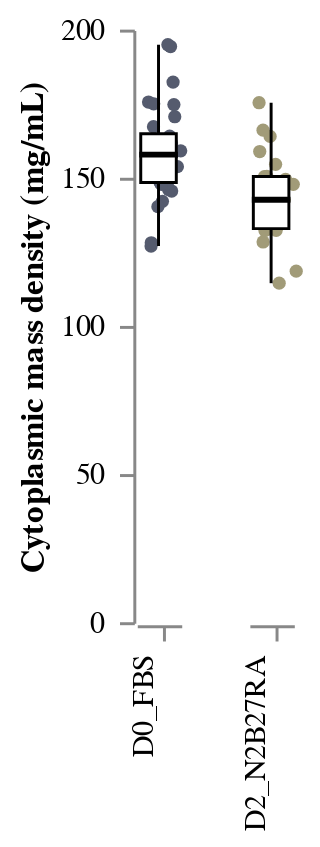

The notebook cell saved with this chart:
### Code cell
STRIPBOX_CytopMassDensity = stripbox(
    data = df_all, 
    x = "Condition", 
    y = "Mass_density_cytop_mgml",
    y_title = "Cytoplasmic mass density (mg/mL)",
    colour = "Condition"
)
STRIPBOX_CytopMassDensity

### Figure 1 — Vega-Lite specification as saved in the notebook (floating-point values rounded to 4 significant figures)
{"config": {"view": {"continuousWidth": 400, "continuousHeight": 300, "stroke": "transparent", "strokeWidth": 0.5}, "axis": {"grid": true, "labelPadding": 5, "ticks": true}, "facet": {"spacing": 18}, "header": {"labelOrient": "bottom", "title": null}}, "data": {"name": "data-273aaa2bcab712fc44f9fe5de064da6b"}, "facet": {"column": {"type": "nominal", "field": "Condition", "header": {"labelAlign": "right", "labelAngle": -90, "labelOrient": "bottom", "labelPadding": 5, "titleOrient": "top"}}}, "spec": {"layer": [{"mark": {"type": "circle", "opacity": 1, "size": 20}, "encoding": {"color": {"type": "nominal", "field": "Condition", "legend": null, "scale": {"scheme": "cividis"}}, "x": {"type": "quantitative", "axis": {"grid": false, "labels": false, "ticks": true, "values": [0]}, "field": "jitter", "title": null}, "y": {"type": "quantitative", "axis": {"grid": false, "labels": true, "ticks": true}, "field": "Mass_density_cytop_mgml", "title": "Cytoplasmic mass density (mg/mL)"}}, "height": 200, "transform": [{"calculate": "(sqrt(-2 * log(random() / 2)) * cos(2 * PI * random() / 2))", "as": "jitter"}], "width": 15}, {"mark": {"type": "boxplot", "extent": "min-max", "size": 12}, "encoding": {"color": {"value": "white"}, "opacity": {"value": 1}, "stroke": {"value": "black"}, "y": {"type": "quantitative", "field": "Mass_density_cytop_mgml", "title": "Cytoplasmic mass density (mg/mL)"}}, "height": 200, "width": 30}]}, "$schema": "https://vega.github.io/schema/vega-lite/v4.8.1.json", "datasets": {"data-273aaa2bcab712fc44f9fe5de064da6b": [{"Unnamed: 0": 0, "Cell_ID": "Tomogram_sample001", "RI_average": 13670.0, "Condition": "D0_FBS", "Dataset": 20220714, "Mass_density_cytop_mgml": 158.9, "RI_average_DNA": 13780.0, "Mass_density_DNA_mgml": 216.2, "DNA_cytop_Density_Ratio": 1.361, " _x": 1.0, "Label_x": 65540.0, "Volume": 2202.0, "SurfaceArea": 841.2, "Sphericity": 0.921, " _y": 1.0, "Label_y": "Binary:DUP_Raws", "Value": 1.0, "Average": 13620.0, "StandardDeviation": 87.31, "Minimum": 13340.0, "Maximum": 14310.0, "IntegratedDensity": 8723000000.0, "Channel": 1.0, "Frame": 1.0, "Unnamed: 0.1": null, "Cell mass density (mg/ml)": 133.6, "Dry_mass": 294.2}, {"Unnamed: 0": 1, "Cell_ID": "Tomogram_sample005", "RI_average": 13650.0, "Condition": "D0_FBS", "Dataset": 20220714, "Mass_density_cytop_mgml": 145.5, "RI_average_DNA": 13750.0, "Mass_density_DNA_mgml": 201.8, "DNA_cytop_Density_Ratio": 1.387, " _x": 1.0, "Label_x": 65540.0, "Volume": 2038.0, "SurfaceArea": 787.0, "Sphericity": 0.964, " _y": 1.0, "Label_y": "Binary:DUP_Raws", "Value": 1.0, "Average": 13620.0, "StandardDeviation": 86.65, "Minimum": 13330.0, "Maximum": 14130.0, "IntegratedDensity": 8070000000.0, "Channel": 1.0, "Frame": 1.0, "Unnamed: 0.1": null, "Cell mass density (mg/ml)": 129.8, "Dry_mass": 264.6}, {"Unnamed: 0": 3, "Cell_ID": "Tomogram_sample007", "RI_average": 13670.0, "Condition": "D0_FBS", "Dataset": 20220714, "Mass_density_cytop_mgml": 156.3, "RI_average_DNA": 13820.0, "Mass_density_DNA_mgml": 237.2, "DNA_cytop_Density_Ratio": 1.517, " _x": 1.0, "Label_x": 65540.0, "Volume": 2187.0, "SurfaceArea": 821.6, "Sphericity": 0.976, " _y": 1.0, "Label_y": "Binary:DUP_Raws", "Value": 1.0, "Average": 13620.0, "StandardDeviation": 88.64, "Minimum": 13340.0, "Maximum": 14060.0, "IntegratedDensity": 8665000000.0, "Channel": 1.0, "Frame": 1.0, "Unnamed: 0.1": null, "Cell mass density (mg/ml)": 132.6, "Dry_mass": 290.1}, {"Unnamed: 0": 4, "Cell_ID": "Tomogram_sample008", "RI_average": 13690.0, "Condition": "D0_FBS", "Dataset": 20220714, "Mass_density_cytop_mgml": 167.2, "RI_average_DNA": 13820.0, "Mass_density_DNA_mgml": 235.3, "DNA_cytop_Density_Ratio": 1.407, " _x": 1.0, "Label_x": 65540.0, "Volume": 2042.0, "SurfaceArea": 792.6, "Sphericity": 0.947, " _y": 1.0, "Label_y": "Binary:DUP_Raws", "Value": 1.0, "Average": 13650.0, "StandardDeviation": 104.3, "Minimum": 13360.0, "Maximum": 14610.0, "IntegratedDensity": 8106000000.0, "Channel": 1.0, "Frame": 1.0, "Unnamed: 0.1": null, "Cell mass density (mg/ml)": 147.7, "Dry_mass": 301.6}, {"Unnamed: 0": 5, "Cell_ID": "Tomogram_sample009", "RI_average": 13670.0, "Condition": "D0_FBS", "Dataset": 20220714, "Mass_density_cytop_mgml": 159.1, "RI_average_DNA": 13770.0, "Mass_density_DNA_mgml": 210.0, "DNA_cytop_Density_Ratio": 1.32, " _x": 1.0, "Label_x": 65540.0, "Volume": 2054.0, "SurfaceArea": 810.0, "Sphericity": 0.898, " _y": 1.0, "Label_y": "Binary:DUP_Raws", "Value": 1.0, "Average": 13630.0, "StandardDeviation": 81.57, "Minimum": 13350.0, "Maximum": 14370.0, "IntegratedDensity": 8142000000.0, "Channel": 1.0, "Frame": 1.0, "Unnamed: 0.1": null, "Cell mass density (mg/ml)": 137.0, "Dry_mass": 281.3}, {"Unnamed: 0": 7, "Cell_ID": "Tomogram_sample011", "RI_average": 13670.0, "Condition": "D0_FBS", "Dataset": 20220714, "Mass_density_cytop_mgml": 156.3, "RI_average_DNA": 13770.0, "Mass_density_DNA_mgml": 208.0, "DNA_cytop_Density_Ratio": 1.331, " _x": 1.0, "Label_x": 65540.0, "Volume": 2167.0, "SurfaceArea": 918.0, "Sphericity": 0.687, " _y": 1.0, "Label_y": "Binary:DUP_Raws", "Value": 1.0, "Average": 13620.0, "StandardDeviation": 69.9, "Minimum": 13340.0, "Maximum": 14100.0, "IntegratedDensity": 8586000000.0, "Channel": 1.0, "Frame": 1.0, "Unnamed: 0.1": null, "Cell mass density (mg/ml)": 133.1, "Dry_mass": 288.4}, {"Unnamed: 0": 12, "Cell_ID": "Tomogram_sample016", "RI_average": 13610.0, "Condition": "D0_FBS", "Dataset": 20220714, "Mass_density_cytop_mgml": 127.0, "RI_average_DNA": 13740.0, "Mass_density_DNA_mgml": 196.6, "DNA_cytop_Density_Ratio": 1.549, " _x": 1.0, "Label_x": 65540.0, "Volume": 2210.0, "SurfaceArea": 827.0, "Sphericity": 0.976, " _y": 1.0, "Label_y": "Binary:DUP_Raws", "Value": 1.0, "Average": 13600.0, "StandardDeviation": 73.65, "Minimum": 13330.0, "Maximum": 14340.0, "IntegratedDensity": 8740000000.0, "Channel": 1.0, "Frame": 1.0, "Unnamed: 0.1": null, "Cell mass density (mg/ml)": 120.8, "Dry_mass": 266.9}, {"Unnamed: 0": 16, "Cell_ID": "Tomogram_sample023", "RI_average": 13650.0, "Condition": "D0_FBS", "Dataset": 20220714, "Mass_density_cytop_mgml": 146.0, "RI_average_DNA": 13770.0, "Mass_density_DNA_mgml": 212.5, "DNA_cytop_Density_Ratio": 1.456, " _x": 1.0, "Label_x": 65540.0, "Volume": 2200.0, "SurfaceArea": 848.2, "Sphericity": 0.897, " _y": 1.0, "Label_y": "Binary:DUP_Raws", "Value": 1.0, "Average": 13610.0, "StandardDeviation": 81.28, "Minimum": 13290.0, "Maximum": 14400.0, "IntegratedDensity": 8708000000.0, "Channel": 1.0, "Frame": 1.0, "Unnamed: 0.1": null, "Cell mass density (mg/ml)": 126.5, "Dry_mass": 278.3}, {"Unnamed: 0": 23, "Cell_ID": "Tomogram_sample009", "RI_average": 13680.0, "Condition": "D2_N2B27RA", "Dataset": 20220714, "Mass_density_cytop_mgml": 164.0, "RI_average_DNA": 13820.0, "Mass_density_DNA_mgml": 238.7, "DNA_cytop_Density_Ratio": 1.456, " _x": 1.0, "Label_x": 65540.0, "Volume": 2142.0, "SurfaceArea": 803.9, "Sphericity": 0.999, " _y": 1.0, "Label_y": "Binary:DUP_Raws", "Value": 1.0, "Average": 13640.0, "StandardDeviation": 88.46, "Minimum": 13350.0, "Maximum": 14230.0, "IntegratedDensity": 8499000000.0, "Channel": 1.0, "Frame": 1.0, "Unnamed: 0.1": null, "Cell mass density (mg/ml)": 143.1, "Dry_mass": 306.6}, {"Unnamed: 0": 27, "Cell_ID": "Tomogram_sample013", "RI_average": 13650.0, "Condition": "D2_N2B27RA", "Dataset": 20220714, "Mass_density_cytop_mgml": 149.5, "RI_average_DNA": 13800.0, "Mass_density_DNA_mgml": 227.6, "DNA_cytop_Density_Ratio": 1.523, " _x": 1.0, "Label_x": 65540.0, "Volume": 2461.0, "SurfaceArea": 998.4, "Sphericity": 0.688, " _y": 1.0, "Label_y": "Binary:DUP_Raws", "Value": 1.0, "Average": 13600.0, "StandardDeviation": 83.28, "Minimum": 13340.0, "Maximum": 14030.0, "IntegratedDensity": 9732000000.0, "Channel": 1.0, "Frame": 1.0, "Unnamed: 0.1": null, "Cell mass density (mg/ml)": 120.8, "Dry_mass": 297.3}, {"Unnamed: 0": 28, "Cell_ID": "Tomogram_sample014", "RI_average": 13660.0, "Condition": "D2_N2B27RA", "Dataset": 20220714, "Mass_density_cytop_mgml": 154.5, "RI_average_DNA": 13790.0, "Mass_density_DNA_mgml": 220.9, "DNA_cytop_Density_Ratio": 1.429, " _x": 1.0, "Label_x": 65540.0, "Volume": 2112.0, "SurfaceArea": 826.4, "Sphericity": 0.894, " _y": 1.0, "Label_y": "Binary:DUP_Raws", "Value": 1.0, "Average": 13620.0, "StandardDeviation": 85.06, "Minimum": 13350.0, "Maximum": 14120.0, "IntegratedDensity": 8365000000.0, "Channel": 1.0, "Frame": 1.0, "Unnamed: 0.1": null, "Cell mass density (mg/ml)": 131.6, "Dry_mass": 277.9}, {"Unnamed: 0": 37, "Cell_ID": "Tomogram_sample002", "RI_average": 13670.0, "Condition": "D0_FBS", "Dataset": 20220801, "Mass_density_cytop_mgml": 160.1, "RI_average_DNA": 13800.0, "Mass_density_DNA_mgml": 228.4, "DNA_cytop_Density_Ratio": 1.427, " _x": 1.0, "Label_x": 65540.0, "Volume": 2075.0, "SurfaceArea": 799.4, "Sphericity": 0.953, " _y": 1.0, "Label_y": "Binary:DUP_Raws", "Value": 1.0, "Average": 13630.0, "StandardDeviation": 87.3, "Minimum": 13350.0, "Maximum": 14520.0, "IntegratedDensity": 8227000000.0, "Channel": 1.0, "Frame": 1.0, "Unnamed: 0.1": null, "Cell mass density (mg/ml)": 138.4, "Dry_mass": 287.2}, {"Unnamed: 0": 38, "Cell_ID": "Tomogram_sample003", "RI_average": 13670.0, "Condition": "D0_FBS", "Dataset": 20220801, "Mass_density_cytop_mgml": 158.3, "RI_average_DNA": 13800.0, "Mass_density_DNA_mgml": 224.2, "DNA_cytop_Density_Ratio": 1.417, " _x": 1.0, "Label_x": 65540.0, "Volume": 2077.0, "SurfaceArea": 865.1, "Sphericity": 0.754, " _y": 1.0, "Label_y": "Binary:DUP_Raws", "Value": 1.0, "Average": 13630.0, "StandardDeviation": 84.09, "Minimum": 13290.0, "Maximum": 14660.0, "IntegratedDensity": 8233000000.0, "Channel": 1.0, "Frame": 1.0, "Unnamed: 0.1": null, "Cell mass density (mg/ml)": 135.3, "Dry_mass": 281.1}, {"Unnamed: 0": 43, "Cell_ID": "Tomogram_sample008", "RI_average": 13640.0, "Condition": "D0_FBS", "Dataset": 20220801, "Mass_density_cytop_mgml": 142.0, "RI_average_DNA": 13760.0, "Mass_density_DNA_mgml": 205.8, "DNA_cytop_Density_Ratio": 1.449, " _x": 1.0, "Label_x": 65540.0, "Volume": 2132.0, "SurfaceArea": 985.0, "Sphericity": 0.538, " _y": 1.0, "Label_y": "Binary:DUP_Raws", "Value": 1.0, "Average": 13600.0, "StandardDeviation": 75.36, "Minimum": 13320.0, "Maximum": 14260.0, "IntegratedDensity": 8434000000.0, "Channel": 1.0, "Frame": 1.0, "Unnamed: 0.1": null, "Cell mass density (mg/ml)": 120.6, "Dry_mass": 257.2}, {"Unnamed: 0": 44, "Cell_ID": "Tomogram_sample009", "RI_average": 13700.0, "Condition": "D0_FBS", "Dataset": 20220801, "Mass_density_cytop_mgml": 175.6, "RI_average_DNA": 13840.0, "Mass_density_DNA_mgml": 248.9, "DNA_cytop_Density_Ratio": 1.418, " _x": 1.0, "Label_x": 65540.0, "Volume": 2447.0, "SurfaceArea": 889.7, "Sphericity": 0.961, " _y": 1.0, "Label_y": "Binary:DUP_Raws", "Value": 1.0, "Average": 13660.0, "StandardDeviation": 106.5, "Minimum": 13350.0, "Maximum": 14540.0, "IntegratedDensity": 9717000000.0, "Channel": 1.0, "Frame": 1.0, "Unnamed: 0.1": null, "Cell mass density (mg/ml)": 150.5, "Dry_mass": 368.3}, {"Unnamed: 0": 45, "Cell_ID": "Tomogram_sample010", "RI_average": 13670.0, "Condition": "D0_FBS", "Dataset": 20220801, "Mass_density_cytop_mgml": 157.4, "RI_average_DNA": 13810.0, "Mass_density_DNA_mgml": 233.1, "DNA_cytop_Density_Ratio": 1.481, " _x": 1.0, "Label_x": 65540.0, "Volume": 2215.0, "SurfaceArea": 859.8, "Sphericity": 0.873, " _y": 1.0, "Label_y": "Binary:DUP_Raws", "Value": 1.0, "Average": 13640.0, "StandardDeviation": 82.39, "Minimum": 13350.0, "Maximum": 14200.0, "IntegratedDensity": 8788000000.0, "Channel": 1.0, "Frame": 1.0, "Unnamed: 0.1": null, "Cell mass density (mg/ml)": 142.7, "Dry_mass": 316.1}, {"Unnamed: 0": 47, "Cell_ID": "Tomogram_sample012", "RI_average": 13680.0, "Condition": "D0_FBS", "Dataset": 20220801, "Mass_density_cytop_mgml": 161.3, "RI_average_DNA": 13800.0, "Mass_density_DNA_mgml": 226.5, "DNA_cytop_Density_Ratio": 1.404, " _x": 1.0, "Label_x": 65540.0, "Volume": 2305.0, "SurfaceArea": 949.6, "Sphericity": 0.702, " _y": 1.0, "Label_y": "Binary:DUP_Raws", "Value": 1.0, "Average": 13630.0, "StandardDeviation": 84.18, "Minimum": 13350.0, "Maximum": 14230.0, "IntegratedDensity": 9134000000.0, "Channel": 1.0, "Frame": 1.0, "Unnamed: 0.1": null, "Cell mass density (mg/ml)": 134.7, "Dry_mass": 310.5}, {"Unnamed: 0": 50, "Cell_ID": "Tomogram_sample015", "RI_average": 13700.0, "Condition": "D0_FBS", "Dataset": 20220801, "Mass_density_cytop_mgml": 174.7, "RI_average_DNA": 13840.0, "Mass_density_DNA_mgml": 247.5, "DNA_cytop_Density_Ratio": 1.417, " _x": 1.0, "Label_x": 65540.0, "Volume": 2442.0, "SurfaceArea": 889.0, "Sphericity": 0.96, " _y": 1.0, "Label_y": "Binary:DUP_Raws", "Value": 1.0, "Average": 13670.0, "StandardDeviation": 86.0, "Minimum": 13340.0, "Maximum": 14350.0, "IntegratedDensity": 9706000000.0, "Channel": 1.0, "Frame": 1.0, "Unnamed: 0.1": null, "Cell mass density (mg/ml)": 155.8, "Dry_mass": 380.4}, {"Unnamed: 0": 51, "Cell_ID": "Tomogram_sample017", "RI_average": 13680.0, "Condition": "D0_FBS", "Dataset": 20220801, "Mass_density_cytop_mgml": 164.0, "RI_average_DNA": null, "Mass_density_DNA_mgml": null, "DNA_cytop_Density_Ratio": null, " _x": 1.0, "Label_x": 65540.0, "Volume": 2016.0, "SurfaceArea": 786.4, "Sphericity": 0.945, " _y": 1.0, "Label_y": "Binary:DUP_Raws", "Value": 1.0, "Average": 13640.0, "StandardDeviation": 84.78, "Minimum": 13340.0, "Maximum": 14320.0, "IntegratedDensity": 7993000000.0, "Channel": 1.0, "Frame": 1.0, "Unnamed: 0.1": null, "Cell mass density (mg/ml)": 139.9, "Dry_mass": 282.1}, {"Unnamed: 0": 52, "Cell_ID": "Tomogram_sample018", "RI_average": 13680.0, "Condition": "D0_FBS", "Dataset": 20220801, "Mass_density_cytop_mgml": 161.7, "RI_average_DNA": 13800.0, "Mass_density_DNA_mgml": 227.5, "DNA_cytop_Density_Ratio": 1.407, " _x": 1.0, "Label_x": 65540.0, "Volume": 2431.0, "SurfaceArea": 885.4, "Sphericity": 0.963, " _y": 1.0, "Label_y": "Binary:DUP_Raws", "Value": 1.0, "Average": 13630.0, "StandardDeviation": 83.5, "Minimum": 13340.0, "Maximum": 14130.0, "IntegratedDensity": 9636000000.0, "Channel": 1.0, "Frame": 1.0, "Unnamed: 0.1": null, "Cell mass density (mg/ml)": 136.0, "Dry_mass": 330.6}, {"Unnamed: 0": 54, "Cell_ID": "Tomogram_sample020", "RI_average": 13740.0, "Condition": "D0_FBS", "Dataset": 20220801, "Mass_density_cytop_mgml": 194.3, "RI_average_DNA": 13890.0, "Mass_density_DNA_mgml": 273.5, "DNA_cytop_Density_Ratio": 1.407, " _x": 1.0, "Label_x": 65540.0, "Volume": 2499.0, "SurfaceArea": 921.5, "Sphericity": 0.903, " _y": 1.0, "Label_y": "Binary:DUP_Raws", "Value": 1.0, "Average": 13670.0, "StandardDeviation": 106.9, "Minimum": 13340.0, "Maximum": 14120.0, "IntegratedDensity": 9937000000.0, "Channel": 1.0, "Frame": 1.0, "Unnamed: 0.1": null, "Cell mass density (mg/ml)": 158.9, "Dry_mass": 397.2}, {"Unnamed: 0": 56, "Cell_ID": "Tomogram_sample022", "RI_average": 13700.0, "Condition": "D0_FBS", "Dataset": 20220801, "Mass_density_cytop_mgml": 175.0, "RI_average_DNA": 13870.0, "Mass_density_DNA_mgml": 260.6, "DNA_cytop_Density_Ratio": 1.489, " _x": 1.0, "Label_x": 65540.0, "Volume": 2122.0, "SurfaceArea": 834.0, "Sphericity": 0.878, " _y": 1.0, "Label_y": "Binary:DUP_Raws", "Value": 1.0, "Average": 13650.0, "StandardDeviation": 106.2, "Minimum": 13350.0, "Maximum": 14370.0, "IntegratedDensity": 8426000000.0, "Channel": 1.0, "Frame": 1.0, "Unnamed: 0.1": null, "Cell mass density (mg/ml)": 148.7, "Dry_mass": 315.5}, {"Unnamed: 0": 71, "Cell_ID": "Tomogram_sample014", "RI_average": 13630.0, "Condition": "D2_N2B27RA", "Dataset": 20220801, "Mass_density_cytop_mgml": 135.9, "RI_average_DNA": 13790.0, "Mass_density_DNA_mgml": 220.5, "DNA_cytop_Density_Ratio": 1.623, " _x": 1.0, "Label_x": 65540.0, "Volume": 2222.0, "SurfaceArea": 828.4, "Sphericity": 0.982, " _y": 1.0, "Label_y": "Binary:DUP_Raws", "Value": 1.0, "Average": 13610.0, "StandardDeviation": 83.95, "Minimum": 13340.0, "Maximum": 13890.0, "IntegratedDensity": 8792000000.0, "Channel": 1.0, "Frame": 1.0, "Unnamed: 0.1": null, "Cell mass density (mg/ml)": 125.6, "Dry_mass": 279.1}, {"Unnamed: 0": 75, "Cell_ID": "Tomogram_sample018", "RI_average": 13650.0, "Condition": "D2_N2B27RA", "Dataset": 20220801, "Mass_density_cytop_mgml": 149.0, "RI_average_DNA": 13810.0, "Mass_density_DNA_mgml": 231.8, "DNA_cytop_Density_Ratio": 1.556, " _x": 1.0, "Label_x": 65540.0, "Volume": 2301.0, "SurfaceArea": 869.3, "Sphericity": 0.912, " _y": 1.0, "Label_y": "Binary:DUP_Raws", "Value": 1.0, "Average": 13610.0, "StandardDeviation": 93.44, "Minimum": 13330.0, "Maximum": 14210.0, "IntegratedDensity": 9107000000.0, "Channel": 1.0, "Frame": 1.0, "Unnamed: 0.1": null, "Cell mass density (mg/ml)": 125.1, "Dry_mass": 287.9}, {"Unnamed: 0": 79, "Cell_ID": "Tomogram_sample023", "RI_average": 13670.0, "Condition": "D2_N2B27RA", "Dataset": 20220801, "Mass_density_cytop_mgml": 158.9, "RI_average_DNA": 13770.0, "Mass_density_DNA_mgml": 210.5, "DNA_cytop_Density_Ratio": 1.325, " _x": 1.0, "Label_x": 65540.0, "Volume": 2307.0, "SurfaceArea": 841.0, "Sphericity": 1.012, " _y": 1.0, "Label_y": "Binary:DUP_Raws", "Value": 1.0, "Average": 13620.0, "StandardDeviation": 99.57, "Minimum": 13330.0, "Maximum": 14060.0, "IntegratedDensity": 9136000000.0, "Channel": 1.0, "Frame": 1.0, "Unnamed: 0.1": null, "Cell mass density (mg/ml)": 131.0, "Dry_mass": 302.1}, {"Unnamed: 0": 81, "Cell_ID": "Tomogram_sample001", "RI_average": 13740.0, "Condition": "D0_FBS", "Dataset": 20221121, "Mass_density_cytop_mgml": 194.9, "RI_average_DNA": null, "Mass_density_DNA_mgml": null, "DNA_cytop_Density_Ratio": null, " _x": 1.0, "Label_x": 65540.0, "Volume": 2015.0, "SurfaceArea": 769.4, "Sphericity": 1.008, " _y": 1.0, "Label_y": "Binary:DUP_Raws", "Value": 1.0, "Average": 13670.0, "StandardDeviation": 107.4, "Minimum": 13340.0, "Maximum": 14240.0, "IntegratedDensity": 8011000000.0, "Channel": 1.0, "Frame": 1.0, "Unnamed: 0.1": null, "Cell mass density (mg/ml)": 158.8, "Dry_mass": 319.9}, {"Unnamed: 0": 82, "Cell_ID": "Tomogram_sample002", "RI_average": 13650.0, "Condition": "D0_FBS", "Dataset": 20221121, "Mass_density_cytop_mgml": 148.3, "RI_average_DNA": null, "Mass_density_DNA_mgml": null, "DNA_cytop_Density_Ratio": null, " _x": 1.0, "Label_x": 65540.0, "Volume": 2486.0, "SurfaceArea": 919.7, "Sphericity": 0.898, " _y": 1.0, "Label_y": "Binary:DUP_Raws", "Value": 1.0, "Average": 13630.0, "StandardDeviation": 89.54, "Minimum": 13310.0, "Maximum": 14350.0, "IntegratedDensity": 9850000000.0, "Channel": 1.0, "Frame": 1.0, "Unnamed: 0.1": null, "Cell mass density (mg/ml)": 134.9, "Dry_mass": 335.2}, {"Unnamed: 0": 83, "Cell_ID": "Tomogram_sample003", "RI_average": 13660.0, "Condition": "D0_FBS", "Dataset": 20221121, "Mass_density_cytop_mgml": 154.1, "RI_average_DNA": null, "Mass_density_DNA_mgml": null, "DNA_cytop_Density_Ratio": null, " _x": 1.0, "Label_x": 65540.0, "Volume": 2005.0, "SurfaceArea": 795.6, "Sphericity": 0.903, " _y": 1.0, "Label_y": "Binary:DUP_Raws", "Value": 1.0, "Average": 13630.0, "StandardDeviation": 90.85, "Minimum": 13350.0, "Maximum": 14130.0, "IntegratedDensity": 7948000000.0, "Channel": 1.0, "Frame": 1.0, "Unnamed: 0.1": null, "Cell mass density (mg/ml)": 137.9, "Dry_mass": 276.4}, {"Unnamed: 0": 85, "Cell_ID": "Tomogram_sample007", "RI_average": 13650.0, "Condition": "D0_FBS", "Dataset": 20221121, "Mass_density_cytop_mgml": 148.4, "RI_average_DNA": null, "Mass_density_DNA_mgml": null, "DNA_cytop_Density_Ratio": null, " _x": 1.0, "Label_x": 65540.0, "Volume": 2187.0, "SurfaceArea": 845.0, "Sphericity": 0.897, " _y": 1.0, "Label_y": "Binary:DUP_Raws", "Value": 1.0, "Average": 13630.0, "StandardDeviation": 85.13, "Minimum": 13360.0, "Maximum": 14170.0, "IntegratedDensity": 8673000000.0, "Channel": 1.0, "Frame": 1.0, "Unnamed: 0.1": null, "Cell mass density (mg/ml)": 139.5, "Dry_mass": 305.0}, {"Unnamed: 0": 86, "Cell_ID": "Tomogram_sample008", "RI_average": 13670.0, "Condition": "D0_FBS", "Dataset": 20221121, "Mass_density_cytop_mgml": 158.2, "RI_average_DNA": null, "Mass_density_DNA_mgml": null, "DNA_cytop_Density_Ratio": null, " _x": 1.0, "Label_x": 65540.0, "Volume": 2273.0, "SurfaceArea": 936.3, "Sphericity": 0.712, " _y": 1.0, "Label_y": "Binary:DUP_Raws", "Value": 1.0, "Average": 13640.0, "StandardDeviation": 80.67, "Minimum": 13360.0, "Maximum": 14370.0, "IntegratedDensity": 9013000000.0, "Channel": 1.0, "Frame": 1.0, "Unnamed: 0.1": null, "Cell mass density (mg/ml)": 139.8, "Dry_mass": 317.6}, {"Unnamed: 0": 89, "Cell_ID": "Tomogram_sample010", "RI_average": 13650.0, "Condition": "D0_FBS", "Dataset": 20221121, "Mass_density_cytop_mgml": 148.7, "RI_average_DNA": null, "Mass_density_DNA_mgml": null, "DNA_cytop_Density_Ratio": null, " _x": 1.0, "Label_x": 65540.0, "Volume": 2498.0, "SurfaceArea": 962.2, "Sphericity": 0.792, " _y": 1.0, "Label_y": "Binary:DUP_Raws", "Value": 1.0, "Average": 13610.0, "StandardDeviation": 86.38, "Minimum": 13330.0, "Maximum": 14240.0, "IntegratedDensity": 9886000000.0, "Channel": 1.0, "Frame": 1.0, "Unnamed: 0.1": null, "Cell mass density (mg/ml)": 124.8, "Dry_mass": 311.9}, {"Unnamed: 0": 90, "Cell_ID": "Tomogram_sample011", "RI_average": 13660.0, "Condition": "D0_FBS", "Dataset": 20221121, "Mass_density_cytop_mgml": 150.3, "RI_average_DNA": null, "Mass_density_DNA_mgml": null, "DNA_cytop_Density_Ratio": null, " _x": 1.0, "Label_x": 65540.0, "Volume": 2479.0, "SurfaceArea": 959.9, "Sphericity": 0.786, " _y": 1.0, "Label_y": "Binary:DUP_Raws", "Value": 1.0, "Average": 13630.0, "StandardDeviation": 94.24, "Minimum": 13340.0, "Maximum": 14180.0, "IntegratedDensity": 9829000000.0, "Channel": 1.0, "Frame": 1.0, "Unnamed: 0.1": null, "Cell mass density (mg/ml)": 138.9, "Dry_mass": 344.2}, {"Unnamed: 0": 91, "Cell_ID": "Tomogram_sample012", "RI_average": 13640.0, "Condition": "D0_FBS", "Dataset": 20221121, "Mass_density_cytop_mgml": 140.3, "RI_average_DNA": null, "Mass_density_DNA_mgml": null, "DNA_cytop_Density_Ratio": null, " _x": 1.0, "Label_x": 65540.0, "Volume": 2038.0, "SurfaceArea": 790.9, "Sphericity": 0.95, " _y": 1.0, "Label_y": "Binary:DUP_Raws", "Value": 1.0, "Average": 13620.0, "StandardDeviation": 88.93, "Minimum": 13320.0, "Maximum": 14520.0, "IntegratedDensity": 8073000000.0, "Channel": 1.0, "Frame": 1.0, "Unnamed: 0.1": null, "Cell mass density (mg/ml)": 131.0, "Dry_mass": 267.0}, {"Unnamed: 0": 92, "Cell_ID": "Tomogram_sample013", "RI_average": 13660.0, "Condition": "D0_FBS", "Dataset": 20221121, "Mass_density_cytop_mgml": 153.8, "RI_average_DNA": null, "Mass_density_DNA_mgml": null, "DNA_cytop_Density_Ratio": null, " _x": 1.0, "Label_x": 65540.0, "Volume": 2296.0, "SurfaceArea": 898.1, "Sphericity": 0.823, " _y": 1.0, "Label_y": "Binary:DUP_Raws", "Value": 1.0, "Average": 13620.0, "StandardDeviation": 88.89, "Minimum": 13340.0, "Maximum": 14340.0, "IntegratedDensity": 9097000000.0, "Channel": 1.0, "Frame": 1.0, "Unnamed: 0.1": null, "Cell mass density (mg/ml)": 133.7, "Dry_mass": 307.0}, {"Unnamed: 0": 94, "Cell_ID": "Tomogram_sample017", "RI_average": 13720.0, "Condition": "D0_FBS", "Dataset": 20221121, "Mass_density_cytop_mgml": 182.3, "RI_average_DNA": null, "Mass_density_DNA_mgml": null, "DNA_cytop_Density_Ratio": null, " _x": 1.0, "Label_x": 65540.0, "Volume": 2364.0, "SurfaceArea": 909.0, "Sphericity": 0.841, " _y": 1.0, "Label_y": "Binary:DUP_Raws", "Value": 1.0, "Average": 13650.0, "StandardDeviation": 105.4, "Minimum": 13330.0, "Maximum": 14330.0, "IntegratedDensity": 9380000000.0, "Channel": 1.0, "Frame": 1.0, "Unnamed: 0.1": null, "Cell mass density (mg/ml)": 144.8, "Dry_mass": 342.2}, {"Unnamed: 0": 95, "Cell_ID": "Tomogram_sample018", "RI_average": 13650.0, "Condition": "D0_FBS", "Dataset": 20221121, "Mass_density_cytop_mgml": 147.8, "RI_average_DNA": null, "Mass_density_DNA_mgml": null, "DNA_cytop_Density_Ratio": null, " _x": 1.0, "Label_x": 65540.0, "Volume": 2241.0, "SurfaceArea": 902.5, "Sphericity": 0.772, " _y": 1.0, "Label_y": "Binary:DUP_Raws", "Value": 1.0, "Average": 13610.0, "StandardDeviation": 87.84, "Minimum": 13340.0, "Maximum": 13940.0, "IntegratedDensity": 8866000000.0, "Channel": 1.0, "Frame": 1.0, "Unnamed: 0.1": null, "Cell mass density (mg/ml)": 124.3, "Dry_mass": 278.6}, {"Unnamed: 0": 96, "Cell_ID": "Tomogram_sample019", "RI_average": 13690.0, "Condition": "D0_FBS", "Dataset": 20221121, "Mass_density_cytop_mgml": 170.6, "RI_average_DNA": null, "Mass_density_DNA_mgml": null, "DNA_cytop_Density_Ratio": null, " _x": 1.0, "Label_x": 65540.0, "Volume": 2396.0, "SurfaceArea": 876.5, "Sphericity": 0.964, " _y": 1.0, "Label_y": "Binary:DUP_Raws", "Value": 1.0, "Average": 13630.0, "StandardDeviation": 106.7, "Minimum": 13320.0, "Maximum": 14400.0, "IntegratedDensity": 9502000000.0, "Channel": 1.0, "Frame": 1.0, "Unnamed: 0.1": null, "Cell mass density (mg/ml)": 138.5, "Dry_mass": 331.9}, {"Unnamed: 0": 97, "Cell_ID": "Tomogram_sample020", "RI_average": 13610.0, "Condition": "D0_FBS", "Dataset": 20221121, "Mass_density_cytop_mgml": 128.1, "RI_average_DNA": null, "Mass_density_DNA_mgml": null, "DNA_cytop_Density_Ratio": null, " _x": 1.0, "Label_x": 65540.0, "Volume": 2071.0, "SurfaceArea": 798.9, "Sphericity": 0.951, " _y": 1.0, "Label_y": "Binary:DUP_Raws", "Value": 1.0, "Average": 13600.0, "StandardDeviation": 77.27, "Minimum": 13360.0, "Maximum": 14340.0, "IntegratedDensity": 8191000000.0, "Channel": 1.0, "Frame": 1.0, "Unnamed: 0.1": null, "Cell mass density (mg/ml)": 120.9, "Dry_mass": 250.5}, {"Unnamed: 0": 101, "Cell_ID": "Tomogram_sample003", "RI_average": 13630.0, "Condition": "D2_N2B27RA", "Dataset": 20221121, "Mass_density_cytop_mgml": 137.7, "RI_average_DNA": null, "Mass_density_DNA_mgml": null, "DNA_cytop_Density_Ratio": null, " _x": 1.0, "Label_x": 65540.0, "Volume": 2297.0, "SurfaceArea": 848.3, "Sphericity": 0.978, " _y": 1.0, "Label_y": "Binary:DUP_Raws", "Value": 1.0, "Average": 13610.0, "StandardDeviation": 83.21, "Minimum": 13350.0, "Maximum": 14000.0, "IntegratedDensity": 9090000000.0, "Channel": 1.0, "Frame": 1.0, "Unnamed: 0.1": null, "Cell mass density (mg/ml)": 124.2, "Dry_mass": 285.3}, {"Unnamed: 0": 103, "Cell_ID": "Tomogram_sample005", "RI_average": 13620.0, "Condition": "D2_N2B27RA", "Dataset": 20221121, "Mass_density_cytop_mgml": 132.2, "RI_average_DNA": null, "Mass_density_DNA_mgml": null, "DNA_cytop_Density_Ratio": null, " _x": 1.0, "Label_x": 65540.0, "Volume": 2239.0, "SurfaceArea": 831.5, "Sphericity": 0.986, " _y": 1.0, "Label_y": "Binary:DUP_Raws", "Value": 1.0, "Average": 13590.0, "StandardDeviation": 92.04, "Minimum": 13340.0, "Maximum": 13930.0, "IntegratedDensity": 8848000000.0, "Channel": 1.0, "Frame": 1.0, "Unnamed: 0.1": null, "Cell mass density (mg/ml)": 115.6, "Dry_mass": 258.8}, {"Unnamed: 0": 104, "Cell_ID": "Tomogram_sample006", "RI_average": 13610.0, "Condition": "D2_N2B27RA", "Dataset": 20221121, "Mass_density_cytop_mgml": 128.3, "RI_average_DNA": null, "Mass_density_DNA_mgml": null, "DNA_cytop_Density_Ratio": null, " _x": 1.0, "Label_x": 65540.0, "Volume": 2374.0, "SurfaceArea": 937.4, "Sphericity": 0.774, " _y": 1.0, "Label_y": "Binary:DUP_Raws", "Value": 1.0, "Average": 13590.0, "StandardDeviation": 75.01, "Minimum": 13340.0, "Maximum": 13910.0, "IntegratedDensity": 9383000000.0, "Channel": 1.0, "Frame": 1.0, "Unnamed: 0.1": null, "Cell mass density (mg/ml)": 114.5, "Dry_mass": 272.0}, {"Unnamed: 0": 106, "Cell_ID": "Tomogram_sample008", "RI_average": 13640.0, "Condition": "D2_N2B27RA", "Dataset": 20221121, "Mass_density_cytop_mgml": 142.6, "RI_average_DNA": null, "Mass_density_DNA_mgml": null, "DNA_cytop_Density_Ratio": null, " _x": 1.0, "Label_x": 65540.0, "Volume": 2147.0, "SurfaceArea": 860.4, "Sphericity": 0.818, " _y": 1.0, "Label_y": "Binary:DUP_Raws", "Value": 1.0, "Average": 13600.0, "StandardDeviation": 81.9, "Minimum": 13360.0, "Maximum": 13930.0, "IntegratedDensity": 8493000000.0, "Channel": 1.0, "Frame": 1.0, "Unnamed: 0.1": null, "Cell mass density (mg/ml)": 122.7, "Dry_mass": 263.5}, {"Unnamed: 0": 109, "Cell_ID": "Tomogram_sample011", "RI_average": 13690.0, "Condition": "D2_N2B27RA", "Dataset": 20221121, "Mass_density_cytop_mgml": 166.1, "RI_average_DNA": null, "Mass_density_DNA_mgml": null, "DNA_cytop_Density_Ratio": null, " _x": 1.0, "Label_x": 65540.0, "Volume": 2105.0, "SurfaceArea": 799.7, "Sphericity": 0.98, " _y": 1.0, "Label_y": "Binary:DUP_Raws", "Value": 1.0, "Average": 13650.0, "StandardDeviation": 91.57, "Minimum": 13350.0, "Maximum": 13990.0, "IntegratedDensity": 8354000000.0, "Channel": 1.0, "Frame": 1.0, "Unnamed: 0.1": null, "Cell mass density (mg/ml)": 144.8, "Dry_mass": 304.7}, {"Unnamed: 0": 111, "Cell_ID": "Tomogram_sample014", "RI_average": 13650.0, "Condition": "D2_N2B27RA", "Dataset": 20221121, "Mass_density_cytop_mgml": 147.8, "RI_average_DNA": null, "Mass_density_DNA_mgml": null, "DNA_cytop_Density_Ratio": null, " _x": 1.0, "Label_x": 65540.0, "Volume": 2495.0, "SurfaceArea": 900.1, "Sphericity": 0.966, " _y": 1.0, "Label_y": "Binary:DUP_Raws", "Value": 1.0, "Average": 13620.0, "StandardDeviation": 83.58, "Minimum": 13350.0, "Maximum": 13920.0, "IntegratedDensity": 9882000000.0, "Channel": 1.0, "Frame": 1.0, "Unnamed: 0.1": null, "Cell mass density (mg/ml)": 130.2, "Dry_mass": 324.8}, {"Unnamed: 0": 112, "Cell_ID": "Tomogram_sample015", "RI_average": 13660.0, "Condition": "D2_N2B27RA", "Dataset": 20221121, "Mass_density_cytop_mgml": 150.4, "RI_average_DNA": null, "Mass_density_DNA_mgml": null, "DNA_cytop_Density_Ratio": null, " _x": 1.0, "Label_x": 65540.0, "Volume": 2396.0, "SurfaceArea": 872.6, "Sphericity": 0.977, " _y": 1.0, "Label_y": "Binary:DUP_Raws", "Value": 1.0, "Average": 13610.0, "StandardDeviation": 94.19, "Minimum": 13350.0, "Maximum": 14470.0, "IntegratedDensity": 9485000000.0, "Channel": 1.0, "Frame": 1.0, "Unnamed: 0.1": null, "Cell mass density (mg/ml)": 127.4, "Dry_mass": 305.3}, {"Unnamed: 0": 113, "Cell_ID": "Tomogram_sample016", "RI_average": 13660.0, "Condition": "D2_N2B27RA", "Dataset": 20221121, "Mass_density_cytop_mgml": 150.4, "RI_average_DNA": null, "Mass_density_DNA_mgml": null, "DNA_cytop_Density_Ratio": null, " _x": 1.0, "Label_x": 65540.0, "Volume": 2088.0, "SurfaceArea": 798.2, "Sphericity": 0.97, " _y": 1.0, "Label_y": "Binary:DUP_Raws", "Value": 1.0, "Average": 13610.0, "StandardDeviation": 84.86, "Minimum": 13360.0, "Maximum": 14160.0, "IntegratedDensity": 8264000000.0, "Channel": 1.0, "Frame": 1.0, "Unnamed: 0.1": null, "Cell mass density (mg/ml)": 125.9, "Dry_mass": 262.8}, {"Unnamed: 0": 115, "Cell_ID": "Tomogram_sample018", "RI_average": 13630.0, "Condition": "D2_N2B27RA", "Dataset": 20221121, "Mass_density_cytop_mgml": 136.9, "RI_average_DNA": null, "Mass_density_DNA_mgml": null, "DNA_cytop_Density_Ratio": null, " _x": 1.0, "Label_x": 65540.0, "Volume": 2107.0, "SurfaceArea": 797.1, "Sphericity": 0.992, " _y": 1.0, "Label_y": "Binary:DUP_Raws", "Value": 1.0, "Average": 13590.0, "StandardDeviation": 80.27, "Minimum": 13360.0, "Maximum": 14100.0, "IntegratedDensity": 8331000000.0, "Channel": 1.0, "Frame": 1.0, "Unnamed: 0.1": null, "Cell mass density (mg/ml)": 118.2, "Dry_mass": 249.2}, {"Unnamed: 0": 117, "Cell_ID": "Tomogram_sample020", "RI_average": 13600.0, "Condition": "D2_N2B27RA", "Dataset": 20221121, "Mass_density_cytop_mgml": 118.5, "RI_average_DNA": null, "Mass_density_DNA_mgml": null, "DNA_cytop_Density_Ratio": null, " _x": 1.0, "Label_x": 65540.0, "Volume": 2214.0, "SurfaceArea": 828.3, "Sphericity": 0.976, " _y": 1.0, "Label_y": "Binary:DUP_Raws", "Value": 1.0, "Average": 13580.0, "StandardDeviation": 76.34, "Minimum": 13360.0, "Maximum": 13830.0, "IntegratedDensity": 8746000000.0, "Channel": 1.0, "Frame": 1.0, "Unnamed: 0.1": null, "Cell mass density (mg/ml)": 112.0, "Dry_mass": 247.9}, {"Unnamed: 0": 118, "Cell_ID": "Tomogram_sample021", "RI_average": 13700.0, "Condition": "D2_N2B27RA", "Dataset": 20221121, "Mass_density_cytop_mgml": 175.3, "RI_average_DNA": null, "Mass_density_DNA_mgml": null, "DNA_cytop_Density_Ratio": null, " _x": 1.0, "Label_x": 65540.0, "Volume": 2159.0, "SurfaceArea": 812.2, "Sphericity": 0.984, " _y": 1.0, "Label_y": "Binary:DUP_Raws", "Value": 1.0, "Average": 13660.0, "StandardDeviation": 101.6, "Minimum": 13360.0, "Maximum": 13950.0, "IntegratedDensity": 8577000000.0, "Channel": 1.0, "Frame": 1.0, "Unnamed: 0.1": null, "Cell mass density (mg/ml)": 151.0, "Dry_mass": 326.0}, {"Unnamed: 0": 120, "Cell_ID": "Tomogram_sample023", "RI_average": 13620.0, "Condition": "D2_N2B27RA", "Dataset": 20221121, "Mass_density_cytop_mgml": 132.8, "RI_average_DNA": null, "Mass_density_DNA_mgml": null, "DNA_cytop_Density_Ratio": null, " _x": 1.0, "Label_x": 65540.0, "Volume": 2356.0, "SurfaceArea": 866.8, "Sphericity": 0.964, " _y": 1.0, "Label_y": "Binary:DUP_Raws", "Value": 1.0, "Average": 13600.0, "StandardDeviation": 85.72, "Minimum": 13360.0, "Maximum": 14060.0, "IntegratedDensity": 9318000000.0, "Channel": 1.0, "Frame": 1.0, "Unnamed: 0.1": null, "Cell mass density (mg/ml)": 120.5, "Dry_mass": 283.8}, {"Unnamed: 0": 121, "Cell_ID": "Tomogram_sample024", "RI_average": 13590.0, "Condition": "D2_N2B27RA", "Dataset": 20221121, "Mass_density_cytop_mgml": 114.4, "RI_average_DNA": null, "Mass_density_DNA_mgml": null, "DNA_cytop_Density_Ratio": null, " _x": 1.0, "Label_x": 65540.0, "Volume": 2062.0, "SurfaceArea": 796.8, "Sphericity": 0.951, " _y": 1.0, "Label_y": "Binary:DUP_Raws", "Value": 1.0, "Average": 13560.0, "StandardDeviation": 85.74, "Minimum": 13360.0, "Maximum": 14040.0, "IntegratedDensity": 8131000000.0, "Channel": 1.0, "Frame": 1.0, "Unnamed: 0.1": null, "Cell mass density (mg/ml)": 99.37, "Dry_mass": 204.9}, {"Unnamed: 0": 125, "Cell_ID": "Tomogram_sample028", "RI_average": 13620.0, "Condition": "D2_N2B27RA", "Dataset": 20221121, "Mass_density_cytop_mgml": 132.3, "RI_average_DNA": null, "Mass_density_DNA_mgml": null, "DNA_cytop_Density_Ratio": null, " _x": 1.0, "Label_x": 65540.0, "Volume": 2179.0, "SurfaceArea": 820.5, "Sphericity": 0.972, " _y": 1.0, "Label_y": "Binary:DUP_Raws", "Value": 1.0, "Average": 13590.0, "StandardDeviation": 77.49, "Minimum": 13370.0, "Maximum": 13890.0, "IntegratedDensity": 8615000000.0, "Channel": 1.0, "Frame": 1.0, "Unnamed: 0.1": null, "Cell mass density (mg/ml)": 117.5, "Dry_mass": 256.1}, {"Unnamed: 0": 126, "Cell_ID": "Tomogram_sample029", "RI_average": 13640.0, "Condition": "D2_N2B27RA", "Dataset": 20221121, "Mass_density_cytop_mgml": 140.6, "RI_average_DNA": null, "Mass_density_DNA_mgml": null, "DNA_cytop_Density_Ratio": null, " _x": 1.0, "Label_x": 65540.0, "Volume": 2024.0, "SurfaceArea": 773.3, "Sphericity": 1.002, " _y": 1.0, "Label_y": "Binary:DUP_Raws", "Value": 1.0, "Average": 13600.0, "StandardDeviation": 85.65, "Minimum": 13360.0, "Maximum": 13990.0, "IntegratedDensity": 8004000000.0, "Channel": 1.0, "Frame": 1.0, "Unnamed: 0.1": null, "Cell mass density (mg/ml)": 118.7, "Dry_mass": 240.3}, {"Unnamed: 0": 129, "Cell_ID": "Tomogram_sample004", "RI_average": null, "Condition": "D2_N2B27RA", "Dataset": 20220801, "Mass_density_cytop_mgml": null, "RI_average_DNA": 13790.0, "Mass_density_DNA_mgml": 221.0, "DNA_cytop_Density_Ratio": null, " _x": 1.0, "Label_x": 65540.0, "Volume": 2365.0, "SurfaceArea": 857.5, "Sphericity": 1.003, " _y": 1.0, "Label_y": "Binary:DUP_Raws", "Value": 1.0, "Average": 13600.0, "StandardDeviation": 88.89, "Minimum": 13340.0, "Maximum": 13920.0, "IntegratedDensity": 9355000000.0, "Channel": 1.0, "Frame": 1.0, "Unnamed: 0.1": null, "Cell mass density (mg/ml)": 121.6, "Dry_mass": 287.6}, {"Unnamed: 0": 130, "Cell_ID": "Tomogram_sample022", "RI_average": null, "Condition": "D0_FBS", "Dataset": 20221121, "Mass_density_cytop_mgml": null, "RI_average_DNA": null, "Mass_density_DNA_mgml": null, "DNA_cytop_Density_Ratio": null, " _x": 1.0, "Label_x": 65540.0, "Volume": 2013.0, "SurfaceArea": 838.5, "Sphericity": 0.777, " _y": 1.0, "Label_y": "Binary:DUP_Raws", "Value": 1.0, "Average": 13610.0, "StandardDeviation": 90.99, "Minimum": 13350.0, "Maximum": 14450.0, "IntegratedDensity": 7966000000.0, "Channel": 1.0, "Frame": 1.0, "Unnamed: 0.1": null, "Cell mass density (mg/ml)": 125.3, "Dry_mass": 252.2}]}}
